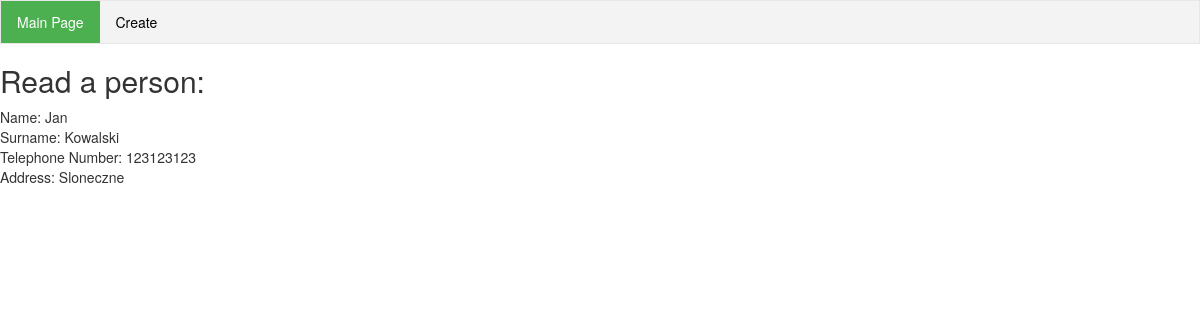
Screenshot of /read.php?id=1 with the database file from the repository.
### tables this page shows
CREATE TABLE `person` (
  `id` int(11) NOT NULL,
  `Name` varchar(100) NOT NULL,
  `Surname` varchar(100) NOT NULL,
  `Telephone_Number` varchar(9) NOT NULL,
  `Address` varchar(100) NOT NULL
);

### read.php (the view, shortened to what this page needs)
<?php
	$id = null;
    if ( !empty($_GET['id'])) {
        $id = $_REQUEST['id'];
    }
    if ( null==$id ) {
        header("Location: index.php");
    } else {
        $conn  = Database::connect();
        $conn ->setAttribute(PDO::ATTR_ERRMODE, PDO::ERRMODE_EXCEPTION);
        $sql = "SELECT * FROM person where id = ?";
        $q = $conn->prepare($sql);
        $q->execute(array($id));
        $data = $q->fetch(PDO::FETCH_ASSOC);
    }
?>
<!DOCTYPE html>
<html lang="en">
<head>
	<link rel="stylesheet" type="text/css" href="style.css">
	<link rel="stylesheet" href="http://maxcdn.bootstrapcdn.com/bootstrap/3.3.6/css/bootstrap.min.css">
</head>
<body>
<ul>
  <li><a class="active" href="index.php">Main Page</a></li>
  <li><a href="create.php">Create</a></li>
</ul>
<h2> Read a person: </h2>
<div>
Name: <?php echo $data['Name'];?>
</div>
<div>
Surname: <?php echo $data['Surname'];?>
</div>
<div>
Telephone Number: <?php echo $data['Telephone_Number'];?>
</div>
<div>
Address: <?php echo $data['Address'];?>
</div>
</body>
</html>

### style.css (style rules this page uses)
ul { list-style-type: none; margin: 0; padding: 0; overflow: hidden; border: 1px solid #e7e7e7; background-color: #f3f3f3; }
li { float: left; }
li a { display: block; color: black; text-align: center; padding: 11px 16px; text-decoration: none; }
li a.active { color: white; background-color: #4CAF50; }

### rows the page displays
person: Name "Jan", Surname "Kowalski", Telephone_Number "123123123", Address "Sloneczne"
